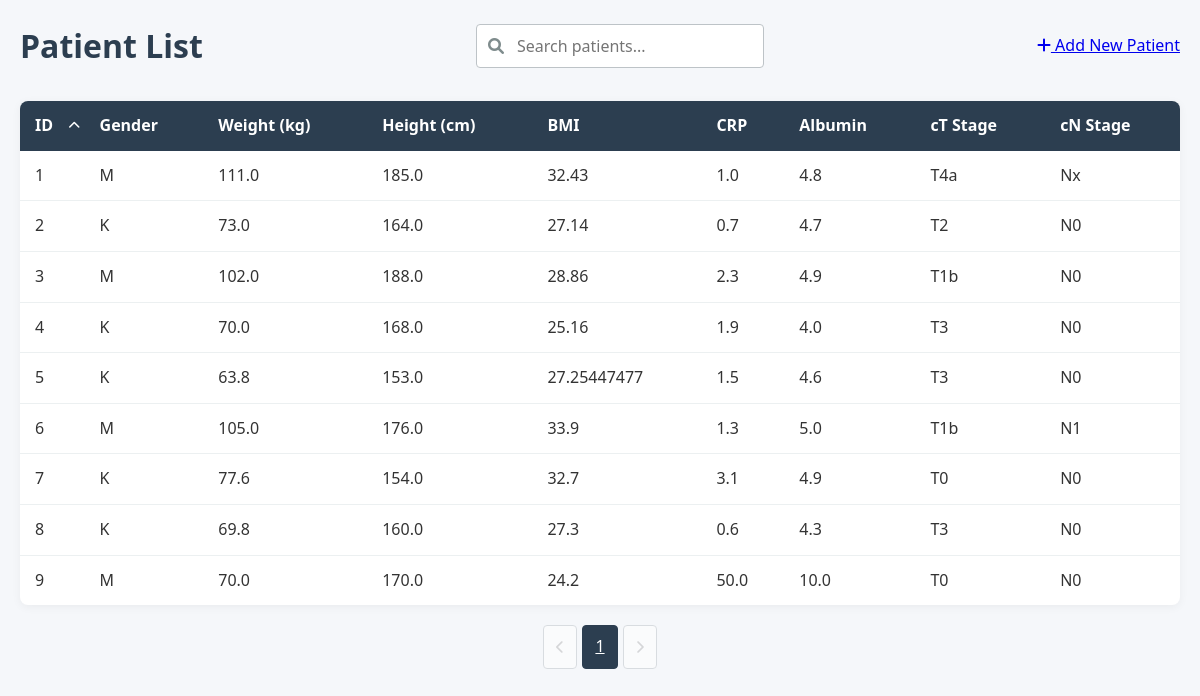
Before: / with the older database file.
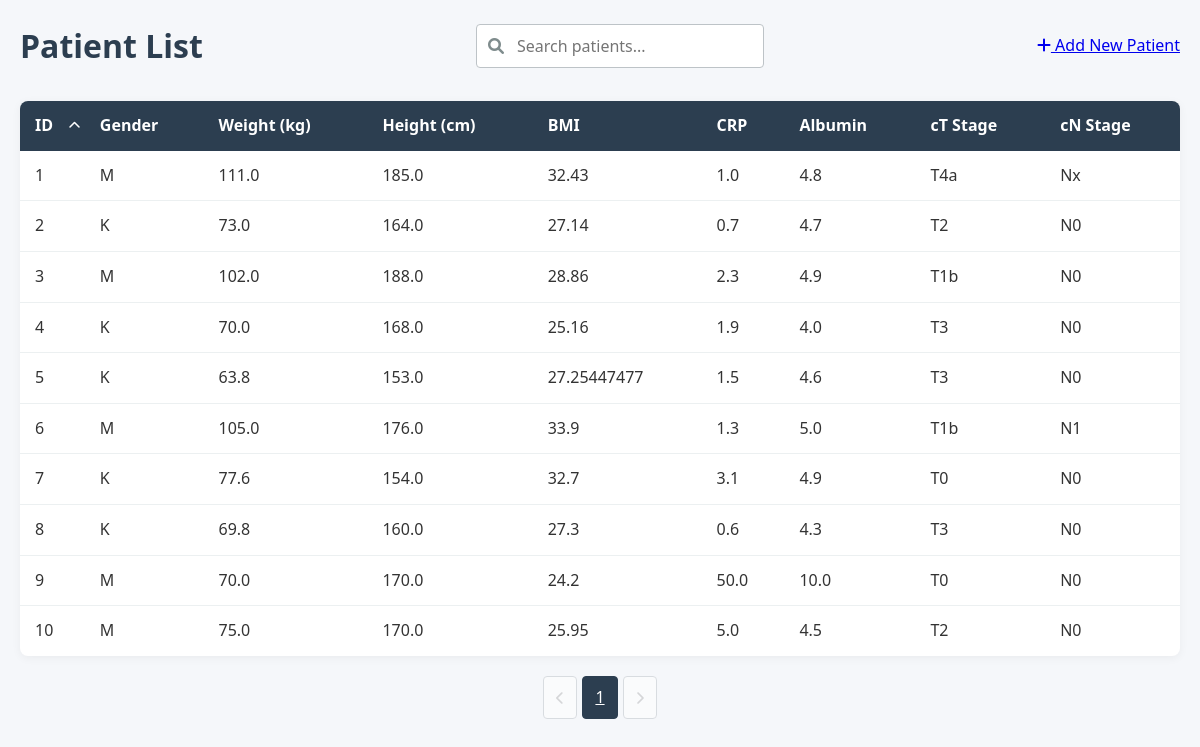
After: the same page with the newer database file.
### models.py (models this page shows, shortened)
class Patient(db.Model):
    id = db.Column(db.Integer, primary_key=True)
    gender = db.Column(db.String(1), nullable=False)        # 'M' lub 'K'
    weight = db.Column(db.Float, nullable=False)            # waga w kg (wartości numeryczne)
    height = db.Column(db.Float, nullable=False)            # wzrost w cm (wartości numeryczne)
    bmi = db.Column(db.Float, nullable=False)               # BMI (wartości numeryczne)
    CRP = db.Column(db.Float, nullable=False)               # CRP (wartości numeryczne)
    Alb = db.Column(db.Float, nullable=False)               # Alb (wartości numeryczne)
    WCC = db.Column(db.Float, nullable=False)               # WCC (wartości numeryczne)
    NEU = db.Column(db.Float, nullable=False)               # NEU (wartości numeryczne)
    total_protein = db.Column(db.Float, nullable=False)     # białko całkowite (wartości numeryczne)
    pT = db.Column(db.String(10), nullable=False)           # stadium T (wartości kategoryczne)
    pN = db.Column(db.String(10), nullable=False)           # stadium N (wartości kategoryczne)
    pM = db.Column(db.String(10), nullable=False)           # stadium M (wartości kategoryczne)
    PNI = db.Column(db.Integer, nullable=False)             # PNI (wartości numeryczne 0-1)
    GRADING = db.Column(db.String(10), nullable=False)      # stopień zróżnicowania (wartości kategoryczne)
    Lauren = db.Column(db.String(10), nullable=False)       # typ Lauren (wartości kategoryczne)
    CTH_preop = db.Column(db.String(10), nullable=False)    # chemioterapia przedoperacyjna (wartości kategoryczne)
    cycles_number = db.Column(db.Integer, nullable=False)   # liczba cykli chemioterapii (wartości numeryczne)
    leukocytes = db.Column(db.Float, nullable=True)        # NEW: total leukocytes count (nullable)
    pni_float = db.Column(db.Float, nullable=True)         # NEW: float PNI value (nullable)
    predictions = db.relationship('Prediction', backref='patient', lazy=True)

### app.py (the view, shortened to what this page needs)
    @app.route('/')
    def index():
        search_query = request.args.get('search', '')
        page = request.args.get('page', 1, type=int)
        per_page = 10
        sort_by = request.args.get('sort', 'id')  # Default sort by ID
        sort_order = request.args.get('order', 'asc')  # Default ascending
        base_query = Patient.query
        if sort_by == 'weight':
            sort_column = Patient.weight
        elif sort_by == 'height':
            sort_column = Patient.height
        elif sort_by == 'bmi':
            sort_column = Patient.bmi
        elif sort_by == 'CRP':
            sort_column = Patient.CRP
        elif sort_by == 'Alb':
            sort_column = Patient.Alb
        elif sort_by == 'pT':
            sort_column = Patient.pT
        elif sort_by == 'pN':
            sort_column = Patient.pN
        elif sort_by == 'id':
            sort_column = Patient.id
        else:  # Default case
            sort_column = Patient.id
        if sort_order == 'desc':
            patients = base_query.order_by(sort_column.desc())
        else:
            patients = base_query.order_by(sort_column.asc())
        patients = patients.paginate(page=page, per_page=per_page)
        return render_template('index.html',
                            patients=patients,
                            search_query=search_query,
                            sort_by=sort_by,
                            sort_order=sort_order)

### templates/index.html (shortened to what this page needs)
{% extends "base.html" %}
{% block content %}
<header>
    <h1>Patient List</h1>
    <div class="search-container">
        <i class="fas fa-search"></i>
        <form method="get" action="{{ url_for('index') }}">
            <input type="text" name="search" placeholder="Search patients..."
                   value="{{ search_query }}" id="searchInput">
        </form>
    </div>
    <div class="actions">
        <a href="{{ url_for('new_patient') }}" class="btn-add">
            <i class="fas fa-plus"></i> Add New Patient
        </a>
    </div>
</header>
<div class="patient-table-container">
    <table class="patient-table">
        <thead>
            <tr>
                <th class="sortable {% if sort_by == 'id' %}sorted-{{ sort_order }}{% endif %}"
                    data-sort="id">
                    ID {% if sort_by == 'id' %}
                        <i class="fas fa-chevron-{% if sort_order == 'asc' %}up{% else %}down{% endif %}"></i>
                    {% endif %}
                </th>
                <th>Gender</th>
                <th>Weight (kg)</th>
                <th>Height (cm)</th>
                <th>BMI</th>
                <th>CRP</th>
                <th>Albumin</th>
                <th>cT Stage</th>
                <th>cN Stage</th>
            </tr>
        </thead>
        <tbody>
            {% for patient in patients.items %}
            <tr class="patient-row" onclick="window.location='{{ url_for('patient_detail', patient_id=patient.id) }}'">
                <td>{{ patient.id }}</td>
                <td>{{ patient.gender }}</td>
                <td>{{ patient.weight }}</td>
                <td>{{ patient.height }}</td>
                <td>{{ patient.bmi }}</td>
                <td>{{ patient.CRP }}</td>
                <td>{{ patient.Alb }}</td>
                <td>{{ patient.pT }}</td>
                <td>{{ patient.pN }}</td>
            </tr>
            {% endfor %}
        </tbody>
    </table>
</div>
<div class="pagination">
    {% if patients.has_prev %}
        <a href="{{ url_for('index', page=patients.prev_num, search=search_query) }}"
           class="pagination-button">
            <i class="fas fa-chevron-left"></i>
        </a>
    {% else %}
        <button class="pagination-button" disabled>
            <i class="fas fa-chevron-left"></i>
        </button>
    {% endif %}
    {% for page_num in patients.iter_pages() %}
        {% if page_num %}
            <a href="{{ url_for('index', page=page_num, search=search_query) }}"
               class="pagination-button {% if page_num == patients.page %}active{% endif %}">
                {{ page_num }}
            </a>
        {% else %}
            <span class="pagination-ellipsis">...</span>
        {% endif %}
    {% endfor %}
    {% if patients.has_next %}
        <a href="{{ url_for('index', page=patients.next_num, search=search_query) }}"
           class="pagination-button">
            <i class="fas fa-chevron-right"></i>
        </a>
    {% else %}
        <button class="pagination-button" disabled>
            <i class="fas fa-chevron-right"></i>
        </button>
    {% endif %}
</div>
{% endblock %}

### templates/base.html (shortened to what this page needs)
<!DOCTYPE html>
<html lang="en">
<head>
    <link rel="stylesheet" href="{{ url_for('static', filename='css/styles.css') }}">
    <link rel="stylesheet" href="https://cdnjs.cloudflare.com/ajax/libs/font-awesome/6.0.0/css/all.min.css">
</head>
<body>
    <div class="container">
        {% block content %}{% endblock %}
    </div>
</body>
</html>

### static/css/styles.css (style rules this page uses)
:root { --primary-color: #2c3e50; --secondary-color: #3498db; --accent-color: #e74c3c; --light-gray: #ecf0f1; --medium-gray: #bdc3c7; --dark-gray: #7f8c8d; --success-color: #2ecc71; --warning-color: #f39c12; --danger-color: #e74c3c; }
* { margin: 0; padding: 0; box-sizing: border-box; font-family: 'Segoe UI', Tahoma, Geneva, Verdana, sans-serif; }
body { background-color: #f5f7fa; color: #333; line-height: 1.6; }
.container { max-width: 1200px; margin: 0 auto; padding: 20px; }
header { margin-bottom: 30px; display: flex; justify-content: space-between; align-items: center; flex-wrap: wrap; gap: 20px; }
h1 { color: var(--primary-color); font-weight: 600; }
.search-container { position: relative; min-width: 250px; }
.search-container i { position: absolute; left: 12px; top: 50%; transform: translateY(-50%); color: var(--dark-gray); }
.search-container input { width: 100%; padding: 10px 15px 10px 40px; border: 1px solid var(--medium-gray); border-radius: 4px; font-size: 16px; transition: border-color 0.3s; }
.patient-table-container { background: white; border-radius: 8px; box-shadow: 0 2px 10px rgba(0, 0, 0, 0.05); overflow: hidden; margin-bottom: 20px; }
.patient-table { width: 100%; border-collapse: collapse; }
.patient-table th { background-color: var(--primary-color); color: white; padding: 12px 15px; text-align: left; }
.patient-table td { padding: 12px 15px; border-bottom: 1px solid var(--light-gray); }
.patient-table tr:last-child td { border-bottom: none; }
.patient-row { transition: background-color 0.2s; cursor: pointer; }
.pagination { display: flex; justify-content: center; gap: 5px; margin-top: 20px; }
.pagination-button { padding: 8px 12px; border: 1px solid var(--medium-gray); background: white; border-radius: 4px; cursor: pointer; transition: all 0.2s; }
.pagination-button.active { background: var(--primary-color); color: white; border-color: var(--primary-color); }
.pagination-button:disabled { opacity: 0.5; cursor: not-allowed; }
.sortable { cursor: pointer; position: relative; padding-right: 20px; transition: background-color 0.2s; }
.sortable i { position: absolute; right: 5px; top: 50%; transform: translateY(-50%); font-size: 12px; }
.sorted-asc { background-color: rgba(52, 152, 219, 0.1); }

Changed rows visible on the page:
added Patient: id "10", gender "M", weight "75.0", height "170.0", bmi "25.95", CRP "5.0", Alb "4.5", pT "T2", pN "N0"
